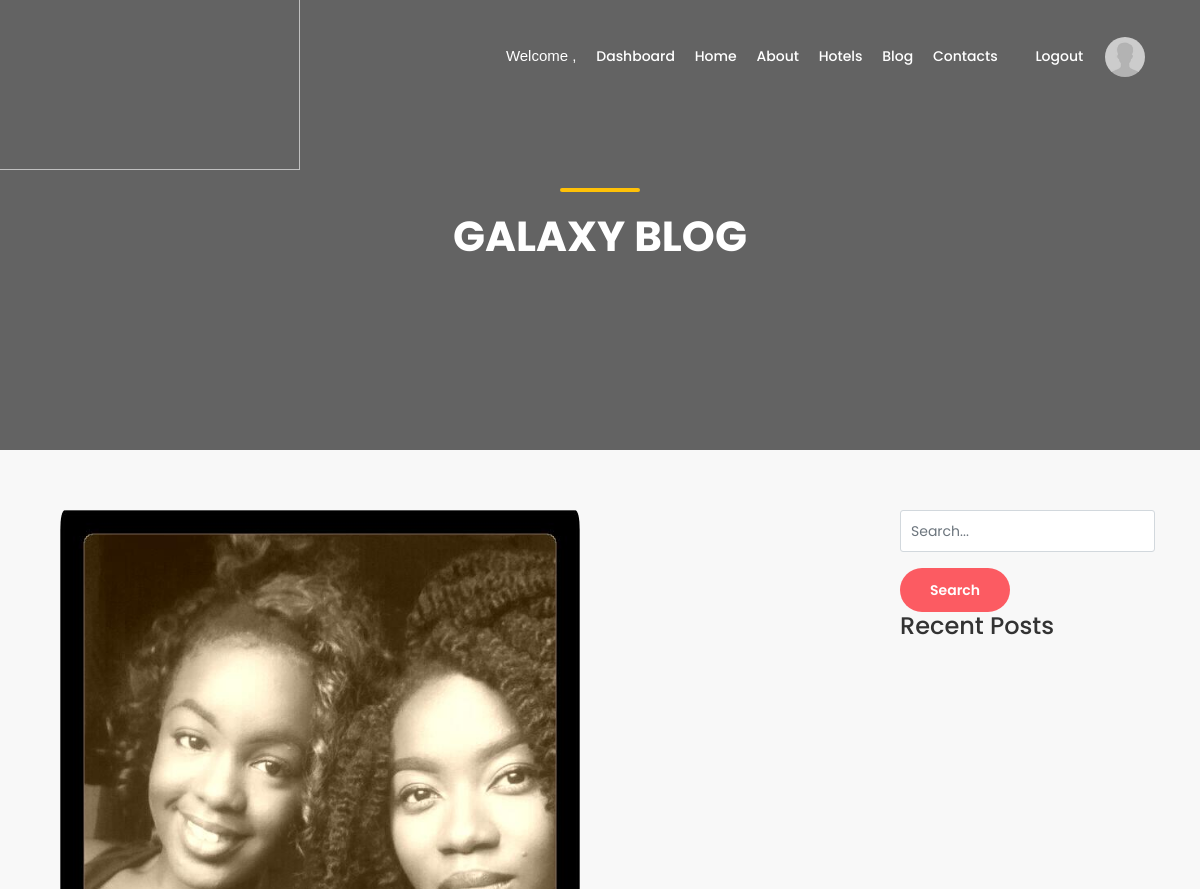
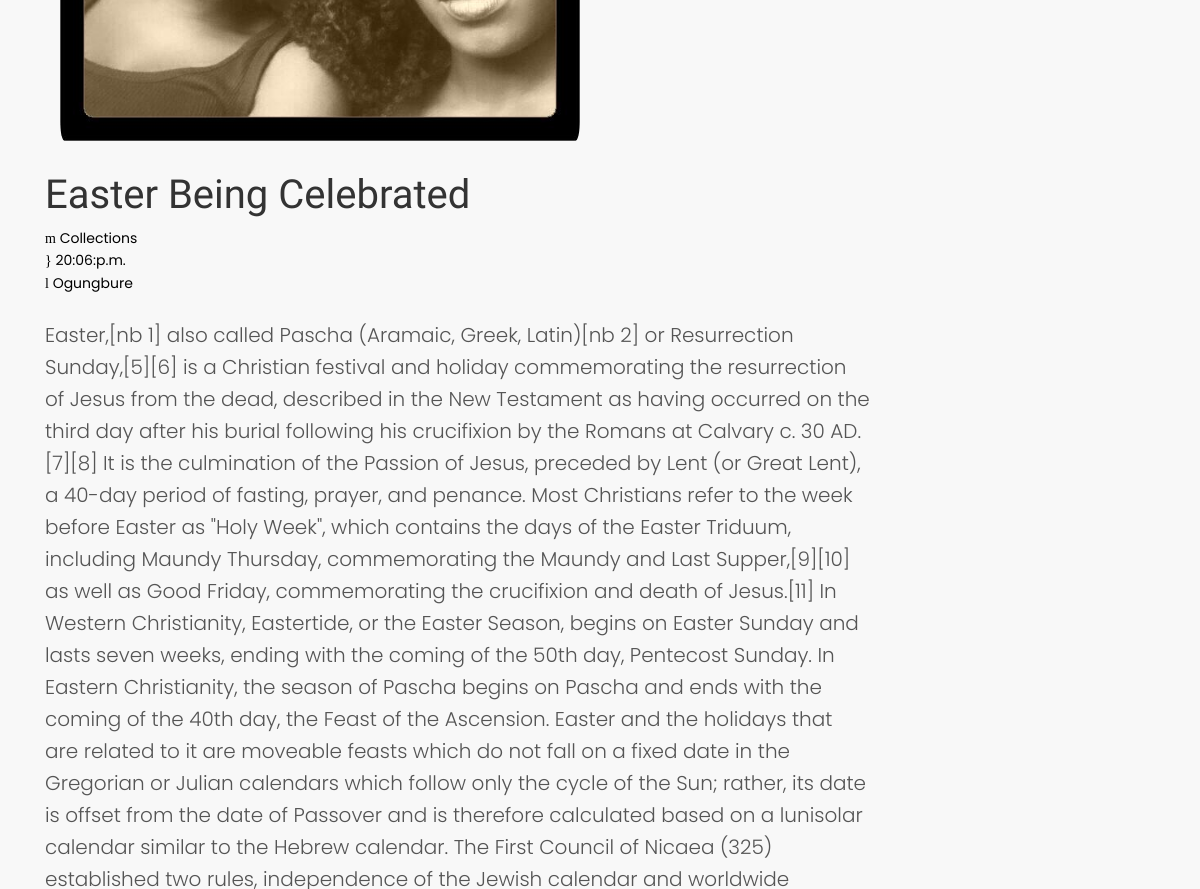
Page /backend/blog-post-page/50 (upper part) on the earlier database version (2 pictures, top to bottom).
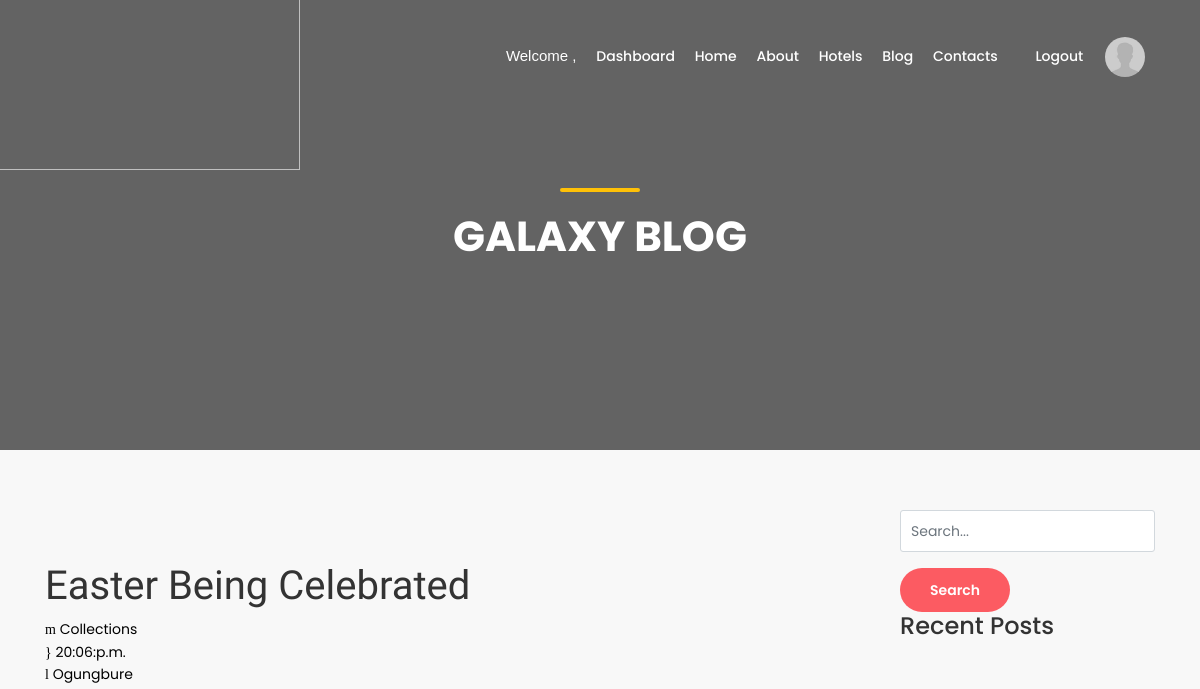
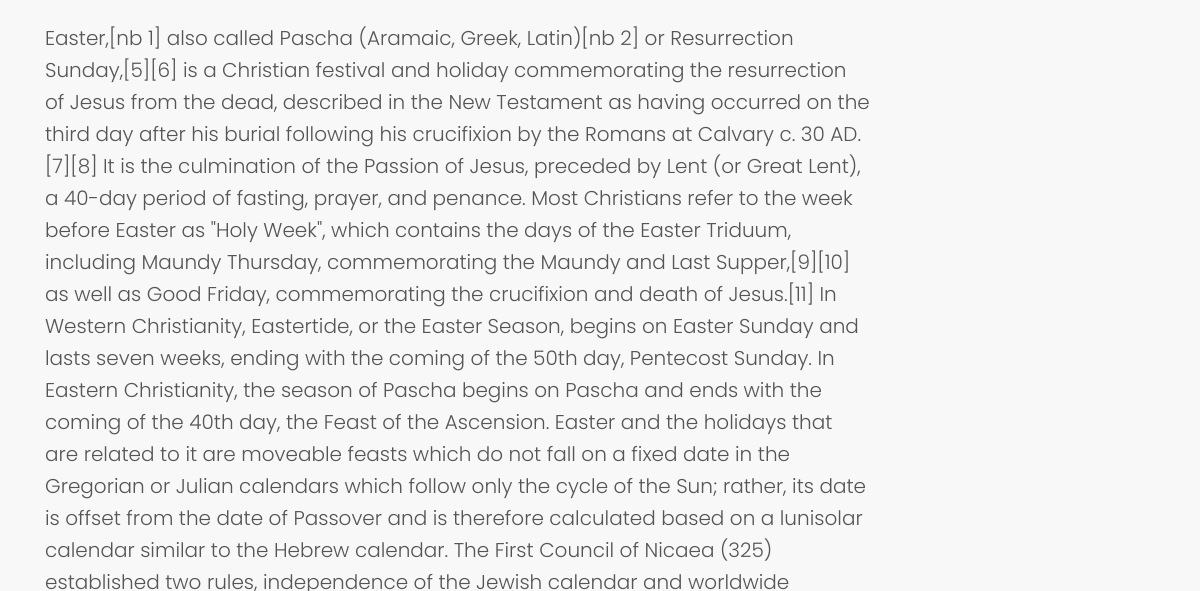
Same page on the later database version (2 pictures, top to bottom).
### frontend/models.py (models this page shows, shortened)
class Blog(models.Model):
    FEATURE = 'Feature'
    NO_FEATURE = 'No Feature'
    CHOOSE = ''
    APPEAR_HOME_FIELD=[
        (FEATURE, 'Appear on home'),
        (NO_FEATURE, "Don't show on home"),
        (CHOOSE, 'Please Choose')
    ]
    blg_title = models.CharField(max_length=150, verbose_name= 'Blog Title')
    blg_image = models.FileField(null=True, verbose_name='Blog Image', blank=True, upload_to='uploads/')
    appear_home = models.CharField(max_length=50, choices=APPEAR_HOME_FIELD, default=CHOOSE)
    blg_content = models.TextField()
    user = models.ForeignKey(User, on_delete=models.CASCADE)
    cat_id = models.ManyToManyField(BlogCategory, verbose_name='Category')
    date = models.DateTimeField(auto_now_add=True)
    class Meta():
        verbose_name_plural = 'Blog'
    def blog_img(self):
        if self.blg_image:
          return self.blg_image.url

### backend/views.py (the view)
# urls.py: path('blog-post-page/<int:pk>', views.blog_post, name='blog_post'),
def blog_post(request, pk):
    single_post = get_object_or_404(Blog, pk=pk)
    comments = Comment.objects.filter(post=pk).order_by('-timestamp')
    if request.method == "POST":
        form = CommentForm(request.POST)
        if form.is_valid():
            comment = form.save(commit=False)
            comment.post = single_post
            comment.save()
            return redirect('backend:blog_post', pk=single_post.pk)
    else:
        form = CommentForm()
    return render(request, 'backend/blog-post.html', {'comm':comments, 'form':form, 'sipst':single_post})

### backend/forms.py
class CommentForm(forms.ModelForm):
    user_name = forms.CharField( widget=forms.TextInput(attrs={'class': 'form-control', 'placeholder': 'Full Name'}))
    comment_content = forms.CharField(widget=forms.Textarea(attrs={
        'class': 'form-control',
        'placeholder': 'Type your comment',
        'id': 'usercomment',
        'rows': '4'
    }))
    class Meta:
        model = Comment
        exclude = ['user', 'post']

### templates/backend/blog-post.html (shortened to what this page needs)
{% extends 'backend/newbase.html' %}
{% load static %}
{% block content %}
	<main>
		<section class="hero_in general">
			<div class="wrapper">
				<div class="container">
					<h1 class="fadeInUp"><span></span>Galaxy blog</h1>
				</div>
			</div>
		</section>
		<div class="container margin_60_35">
			<div class="row">
				{% if sipst %}
					<div class="col-lg-9">
						<div class="bloglist singlepost">
							<p><img alt="" class="img-fluid col-lg-8" src="{{ sipst.blog_img }}" style="border-radius: 20px;"></p>
							<h1  style="font-family: 'Charm', cursive;">{{ sipst.blg_title }}</h1>
							<div class="postmeta">
								<ul>
									<li><a href="#" style="color: black;" ><i class="icon_folder-alt" style="color: black;"></i> Collections</a></li>
									<li><a href="#" style="color: black;"><i class="icon_clock_alt"  style="color: black;"></i> {{sipst.date|date:'H:i:a' }}</a></li>
									<li><a href="#" style="color: black;"><i class="icon_pencil-edit"  style="color: black;"></i> {{ sipst.user.first_name }}</a></li>
								</ul>
							</div>
							<div class="post-content lead">
								<br><br><br>
							</div>
						</div>
				{% endif %}
				</div>
				{% include 'backend/blog_search.html' %}
			</div>
		</div>
	</main>
{% endblock %}

Differences in the rows shown:
changed Blog "Easter Being Celebrated": blog_img: picture removed
